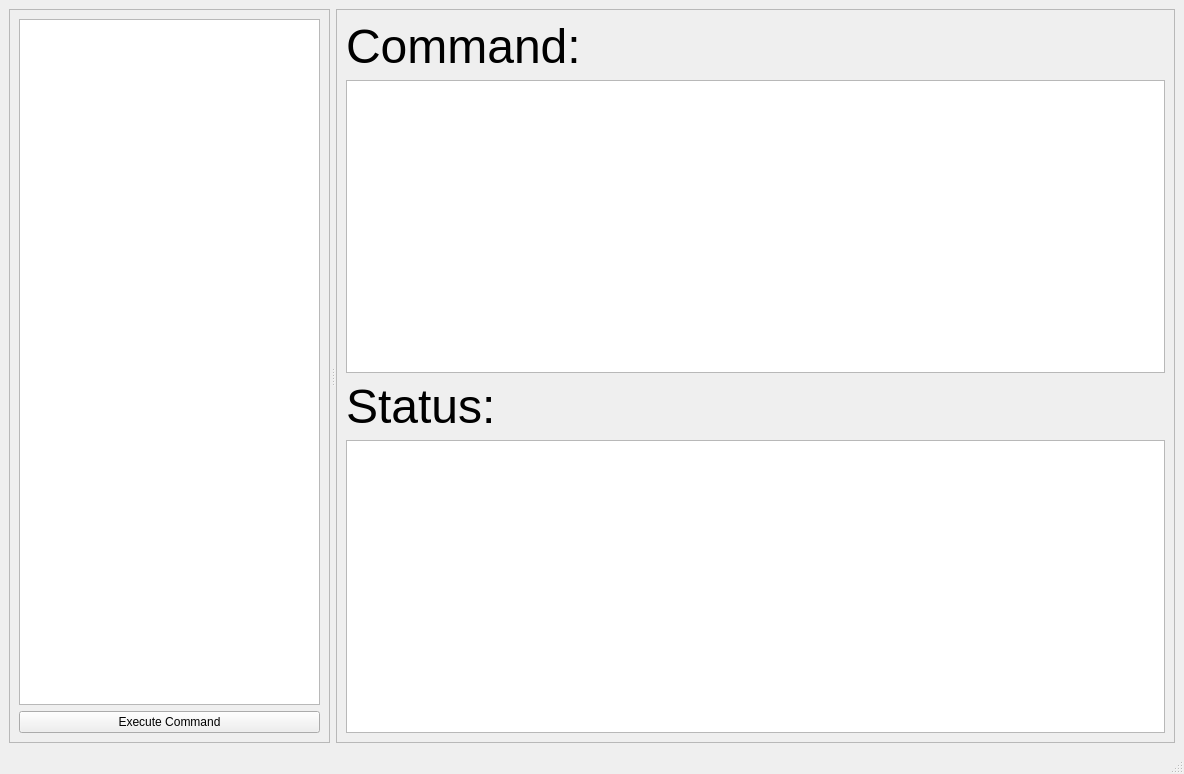
<?xml version="1.0" encoding="UTF-8"?>
<ui version="4.0">
 <class>MainWindow</class>
 <widget class="QMainWindow" name="MainWindow">
  <property name="geometry">
   <rect>
    <x>0</x>
    <y>0</y>
    <width>1184</width>
    <height>774</height>
   </rect>
  </property>
  <property name="windowTitle">
   <string>SLU Evaluator</string>
  </property>
  <widget class="QWidget" name="centralwidget">
   <layout class="QGridLayout" name="gridLayout">
    <item row="0" column="0">
     <widget class="QSplitter" name="splitter">
      <property name="orientation">
       <enum>Qt::Horizontal</enum>
      </property>
      <property name="handleWidth">
       <number>6</number>
      </property>
      <widget class="QFrame" name="frame">
       <property name="frameShape">
        <enum>QFrame::StyledPanel</enum>
       </property>
       <property name="frameShadow">
        <enum>QFrame::Raised</enum>
       </property>
       <layout class="QGridLayout" name="gridLayout_3">
        <item row="0" column="0">
         <widget class="QTableView" name="annotationTable">
          <property name="selectionBehavior">
           <enum>QAbstractItemView::SelectRows</enum>
          </property>
         </widget>
        </item>
        <item row="1" column="0">
         <widget class="QPushButton" name="executeCommandButton">
          <property name="text">
           <string>Execute Command</string>
          </property>
         </widget>
        </item>
       </layout>
      </widget>
      <widget class="QFrame" name="frame_2">
       <property name="frameShape">
        <enum>QFrame::StyledPanel</enum>
       </property>
       <property name="frameShadow">
        <enum>QFrame::Raised</enum>
       </property>
       <layout class="QGridLayout" name="gridLayout_2">
        <item row="3" column="0">
         <widget class="QPlainTextEdit" name="statusEdit">
          <property name="sizePolicy">
           <sizepolicy hsizetype="Preferred" vsizetype="Expanding">
            <horstretch>0</horstretch>
            <verstretch>0</verstretch>
           </sizepolicy>
          </property>
          <property name="minimumSize">
           <size>
            <width>700</width>
            <height>0</height>
           </size>
          </property>
          <property name="baseSize">
           <size>
            <width>0</width>
            <height>0</height>
           </size>
          </property>
          <property name="font">
           <font>
            <pointsize>36</pointsize>
           </font>
          </property>
          <property name="plainText">
           <string/>
          </property>
         </widget>
        </item>
        <item row="2" column="0">
         <widget class="QLabel" name="label">
          <property name="font">
           <font>
            <pointsize>36</pointsize>
           </font>
          </property>
          <property name="text">
           <string>Status:</string>
          </property>
         </widget>
        </item>
        <item row="1" column="0">
         <widget class="QPlainTextEdit" name="commandEdit">
          <property name="font">
           <font>
            <pointsize>36</pointsize>
           </font>
          </property>
         </widget>
        </item>
        <item row="0" column="0">
         <widget class="QLabel" name="label_4">
          <property name="font">
           <font>
            <pointsize>36</pointsize>
           </font>
          </property>
          <property name="text">
           <string>Command:</string>
          </property>
         </widget>
        </item>
       </layout>
      </widget>
     </widget>
    </item>
   </layout>
  </widget>
  <widget class="QMenuBar" name="menubar">
   <property name="geometry">
    <rect>
     <x>0</x>
     <y>0</y>
     <width>1184</width>
     <height>25</height>
    </rect>
   </property>
  </widget>
  <widget class="QStatusBar" name="statusbar"/>
 </widget>
 <resources/>
 <connections/>
</ui>
